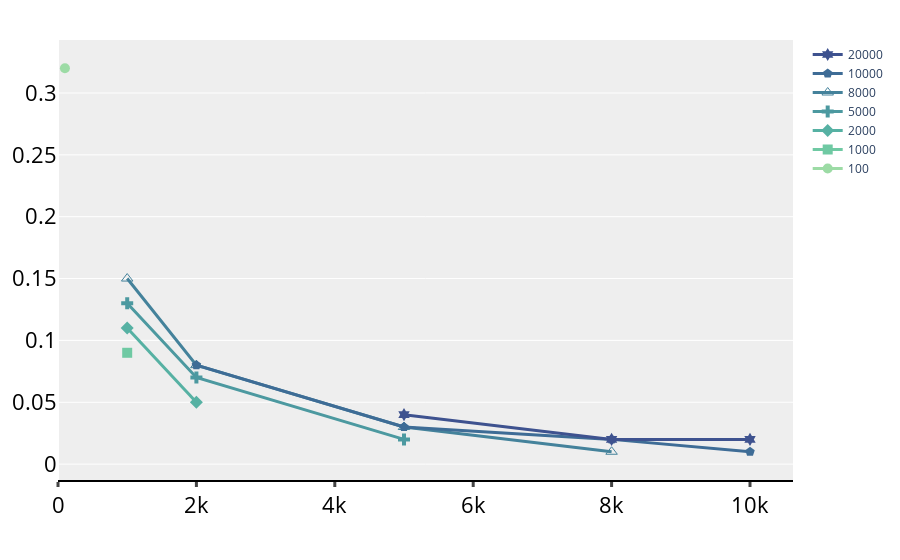

Notebook source saved alongside this figure:
### Code cell
# branch-misses
fig = go.Figure()
ploted_edge=[100,1000,2000,5000,8000,10000,20000]
for idx, e in enumerate(ploted_edge):
    same_e = res.loc[res['#E'] == e]
    fig.add_trace(go.Scatter(x=same_e["#V"], y=same_e["branch-misses"], name=f"{e}",
                             mode='lines+markers', marker=dict(symbol=marker_symbols[idx],size=10),
                             line=dict(color=colors[idx], width=3)))

fig.update_layout(xaxis=dict(showline=True, showgrid=False, rangemode="tozero",
                             linecolor='rgb(0, 0, 0)', linewidth=2,
                             tickwidth=3, tickfont=num_font, ticks='outside'),
                  yaxis=dict(tickfont=num_font, zeroline=False, showticklabels=True,
                             showline=False),
                  showlegend=True,legend=dict(traceorder="reversed"),
                #   legend=dict(borderwidth=1, bordercolor="#eeeeee",
                #               x=0.76, y=0.9, traceorder="reversed", 
                #               font=default_font),
                  margin=dict(autoexpand=True, l=40, r=20, t=40),
                  plot_bgcolor="#eeeeee"
                  )
fig.show()
fig.write_image("baseline_branch_miss.pdf")

### Figure 1 — Plotly figure (JSON) as saved in the notebook; plotly's stock layout.template omitted (floating-point values rounded to 4 significant figures)
{"data": [{"line": {"color": "rgb(156, 219, 165)", "width": 3}, "marker": {"size": 10, "symbol": "circle"}, "mode": "lines+markers", "name": "100", "type": "scatter", "x": [100], "y": ["    0.32%"]}, {"line": {"color": "rgb(111, 201, 163)", "width": 3}, "marker": {"size": 10, "symbol": "square"}, "mode": "lines+markers", "name": "1000", "type": "scatter", "x": [1000], "y": ["    0.09%"]}, {"line": {"color": "rgb(86, 177, 163)", "width": 3}, "marker": {"size": 10, "symbol": "diamond"}, "mode": "lines+markers", "name": "2000", "type": "scatter", "x": [1000, 2000], "y": ["    0.11%", "    0.05%"]}, {"line": {"color": "rgb(76, 153, 160)", "width": 3}, "marker": {"size": 10, "symbol": "cross"}, "mode": "lines+markers", "name": "5000", "type": "scatter", "x": [1000, 2000, 5000], "y": ["    0.13%", "    0.07%", "    0.02%"]}, {"line": {"color": "rgb(68, 130, 155)", "width": 3}, "marker": {"size": 10, "symbol": "triangle-up-open"}, "mode": "lines+markers", "name": "8000", "type": "scatter", "x": [1000, 2000, 5000, 8000], "y": ["    0.15%", "    0.08%", "    0.03%", "    0.01%"]}, {"line": {"color": "rgb(62, 108, 150)", "width": 3}, "marker": {"size": 10, "symbol": "pentagon"}, "mode": "lines+markers", "name": "10000", "type": "scatter", "x": [2000, 5000, 8000, 10000], "y": ["    0.08%", "    0.03%", "    0.02%", "    0.01%"]}, {"line": {"color": "rgb(62, 82, 143)", "width": 3}, "marker": {"size": 10, "symbol": "hexagram"}, "mode": "lines+markers", "name": "20000", "type": "scatter", "x": [5000, 8000, 10000], "y": ["    0.04%", "    0.02%", "    0.02%"]}], "layout": {"legend": {"traceorder": "reversed"}, "margin": {"autoexpand": true, "l": 40, "r": 20, "t": 40}, "plot_bgcolor": "#eeeeee", "showlegend": true, "xaxis": {"linecolor": "rgb(0, 0, 0)", "linewidth": 2, "rangemode": "tozero", "showgrid": false, "showline": true, "tickfont": {"color": "#000000", "size": 22}, "ticks": "outside", "tickwidth": 3}, "yaxis": {"showline": false, "showticklabels": true, "tickfont": {"color": "#000000", "size": 22}, "zeroline": false}}}
